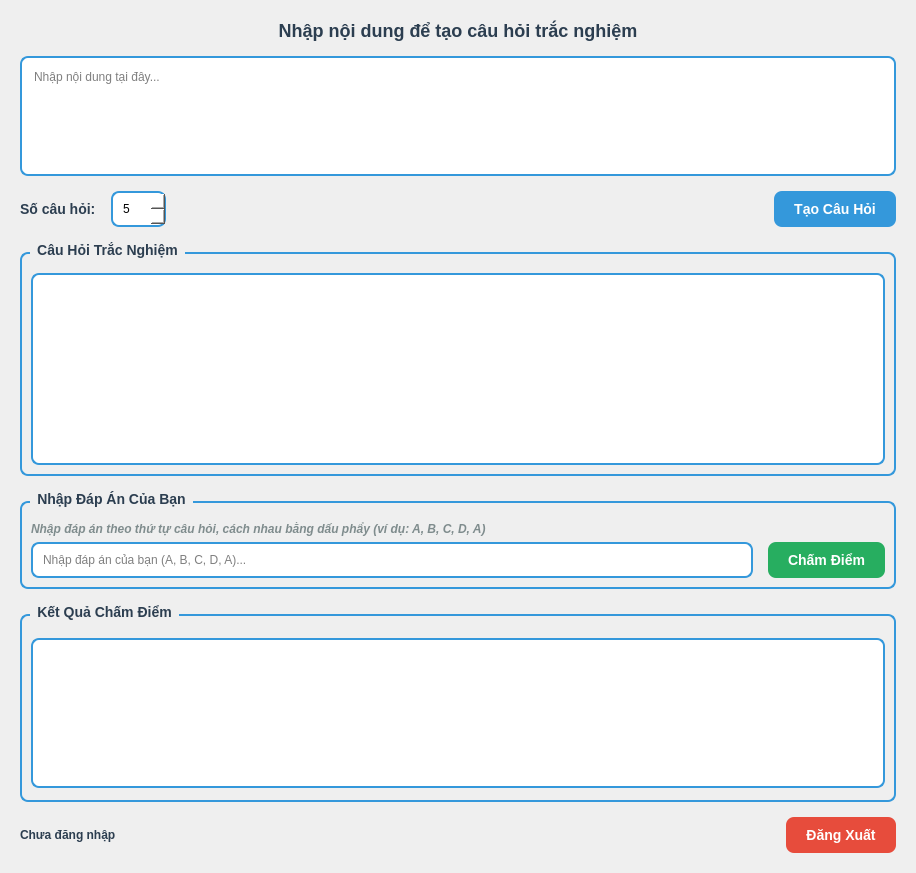
<?xml version="1.0" encoding="UTF-8"?>
<ui version="4.0">
 <class>MainWindow</class>
 <widget class="QMainWindow" name="MainWindow">
  <property name="geometry">
   <rect>
    <x>0</x>
    <y>0</y>
    <width>916</width>
    <height>873</height>
   </rect>
  </property>
  <property name="windowTitle">
   <string>AI Tạo Câu Hỏi Trắc Nghiệm</string>
  </property>
  <property name="styleSheet">
   <string notr="true">
QMainWindow {
    background: qlineargradient(spread:pad, x1:0, y1:0, x2:1, y2:1, 
                stop:0 rgba(135, 206, 250, 255), stop:1 rgba(255, 182, 193, 255));
}

QLabel {
    color: #2c3e50;
    font-weight: bold;
}

QTextEdit, QSpinBox, QLineEdit {
    background-color: white;
    border: 2px solid #3498db;
    border-radius: 8px;
    padding: 8px;
    font-size: 12px;
}

QPushButton {
    background-color: #3498db;
    color: white;
    border: none;
    border-radius: 8px;
    padding: 10px 20px;
    font-size: 14px;
    font-weight: bold;
}

QPushButton:hover {
    background-color: #2980b9;
}

QPushButton:pressed {
    background-color: #21618c;
}

QGroupBox {
    font-weight: bold;
    font-size: 14px;
    color: #2c3e50;
    border: 2px solid #3498db;
    border-radius: 8px;
    margin-top: 10px;
    padding-top: 10px;
}

QGroupBox::title {
    subcontrol-origin: margin;
    left: 10px;
    padding: 0 5px 0 5px;
}
   </string>
  </property>
  <widget class="QWidget" name="centralwidget">
   <layout class="QVBoxLayout" name="verticalLayout">
    <property name="spacing">
     <number>15</number>
    </property>
    <property name="leftMargin">
     <number>20</number>
    </property>
    <property name="topMargin">
     <number>20</number>
    </property>
    <property name="rightMargin">
     <number>20</number>
    </property>
    <property name="bottomMargin">
     <number>20</number>
    </property>
    <item>
     <widget class="QLabel" name="titleLabel">
      <property name="styleSheet">
       <string notr="true">
font-size: 18px;
color: #2c3e50;
font-weight: bold;
text-align: center;
       </string>
      </property>
      <property name="text">
       <string>Nhập nội dung để tạo câu hỏi trắc nghiệm</string>
      </property>
      <property name="alignment">
       <set>Qt::AlignCenter</set>
      </property>
     </widget>
    </item>
    <item>
     <widget class="QTextEdit" name="inputTextEdit">
      <property name="maximumSize">
       <size>
        <width>16777215</width>
        <height>120</height>
       </size>
      </property>
      <property name="placeholderText">
       <string>Nhập nội dung tại đây...</string>
      </property>
     </widget>
    </item>
    <item>
     <layout class="QHBoxLayout" name="horizontalLayout">
      <property name="spacing">
       <number>15</number>
      </property>
      <item>
       <widget class="QLabel" name="numQuestionsLabel">
        <property name="styleSheet">
         <string notr="true">
font-size: 14px;
color: #2c3e50;
font-weight: bold;
         </string>
        </property>
        <property name="text">
         <string>Số câu hỏi:</string>
        </property>
       </widget>
      </item>
      <item>
       <widget class="QSpinBox" name="numQuestionsSpinBox">
        <property name="minimum">
         <number>1</number>
        </property>
        <property name="maximum">
         <number>10</number>
        </property>
        <property name="value">
         <number>5</number>
        </property>
       </widget>
      </item>
      <item>
       <spacer name="horizontalSpacer">
        <property name="orientation">
         <enum>Qt::Horizontal</enum>
        </property>
        <property name="sizeHint" stdset="0">
         <size>
          <width>40</width>
          <height>20</height>
         </size>
        </property>
       </spacer>
      </item>
      <item>
       <widget class="QPushButton" name="generateButton">
        <property name="text">
         <string>Tạo Câu Hỏi</string>
        </property>
       </widget>
      </item>
     </layout>
    </item>
    <item>
     <widget class="QGroupBox" name="questionsGroupBox">
      <property name="title">
       <string>Câu Hỏi Trắc Nghiệm</string>
      </property>
      <layout class="QVBoxLayout" name="verticalLayout_2">
       <item>
        <widget class="QTextEdit" name="questionsTextEdit">
         <property name="maximumSize">
          <size>
           <width>16777215</width>
           <height>200</height>
          </size>
         </property>
         <property name="readOnly">
          <bool>true</bool>
         </property>
        </widget>
       </item>
      </layout>
     </widget>
    </item>
    <item>
     <widget class="QGroupBox" name="answersGroupBox">
      <property name="title">
       <string>Nhập Đáp Án Của Bạn</string>
      </property>
      <layout class="QVBoxLayout" name="verticalLayout_3">
       <item>
        <widget class="QLabel" name="answersHelpLabel">
         <property name="styleSheet">
          <string notr="true">
font-size: 12px;
color: #7f8c8d;
font-style: italic;
          </string>
         </property>
         <property name="text">
          <string>Nhập đáp án theo thứ tự câu hỏi, cách nhau bằng dấu phẩy (ví dụ: A, B, C, D, A)</string>
         </property>
        </widget>
       </item>
       <item>
        <layout class="QHBoxLayout" name="answersLayout">
         <property name="spacing">
          <number>15</number>
         </property>
         <item>
          <widget class="QLineEdit" name="answersLineEdit">
           <property name="placeholderText">
            <string>Nhập đáp án của bạn (A, B, C, D, A)...</string>
           </property>
          </widget>
         </item>
         <item>
          <widget class="QPushButton" name="gradeButton">
           <property name="styleSheet">
            <string notr="true">
background-color: #27ae60;
           </string>
           </property>
           <property name="text">
            <string>Chấm Điểm</string>
           </property>
          </widget>
         </item>
        </layout>
       </item>
      </layout>
     </widget>
    </item>
    <item>
     <widget class="QGroupBox" name="resultsGroupBox">
      <property name="title">
       <string>Kết Quả Chấm Điểm</string>
      </property>
      <layout class="QVBoxLayout" name="verticalLayout_4">
       <item>
        <widget class="QTextEdit" name="resultsTextEdit">
         <property name="maximumSize">
          <size>
           <width>16777215</width>
           <height>150</height>
          </size>
         </property>
         <property name="readOnly">
          <bool>true</bool>
         </property>
        </widget>
       </item>
      </layout>
     </widget>
    </item>
    <item>
     <layout class="QHBoxLayout" name="bottomLayout">
      <property name="spacing">
       <number>15</number>
      </property>
      <item>
       <widget class="QLabel" name="userLabel">
        <property name="styleSheet">
         <string notr="true">
font-size: 12px;
color: #2c3e50;
font-weight: bold;
         </string>
        </property>
        <property name="text">
         <string>Chưa đăng nhập</string>
        </property>
       </widget>
      </item>
      <item>
       <spacer name="horizontalSpacer_2">
        <property name="orientation">
         <enum>Qt::Horizontal</enum>
        </property>
        <property name="sizeHint" stdset="0">
         <size>
          <width>40</width>
          <height>20</height>
         </size>
        </property>
       </spacer>
      </item>
      <item>
       <widget class="QPushButton" name="logoutButton">
        <property name="styleSheet">
         <string notr="true">
background-color: #e74c3c;
         </string>
        </property>
        <property name="text">
         <string>Đăng Xuất</string>
        </property>
       </widget>
      </item>
     </layout>
    </item>
   </layout>
  </widget>
 </widget>
 <resources/>
 <connections/>
</ui>
